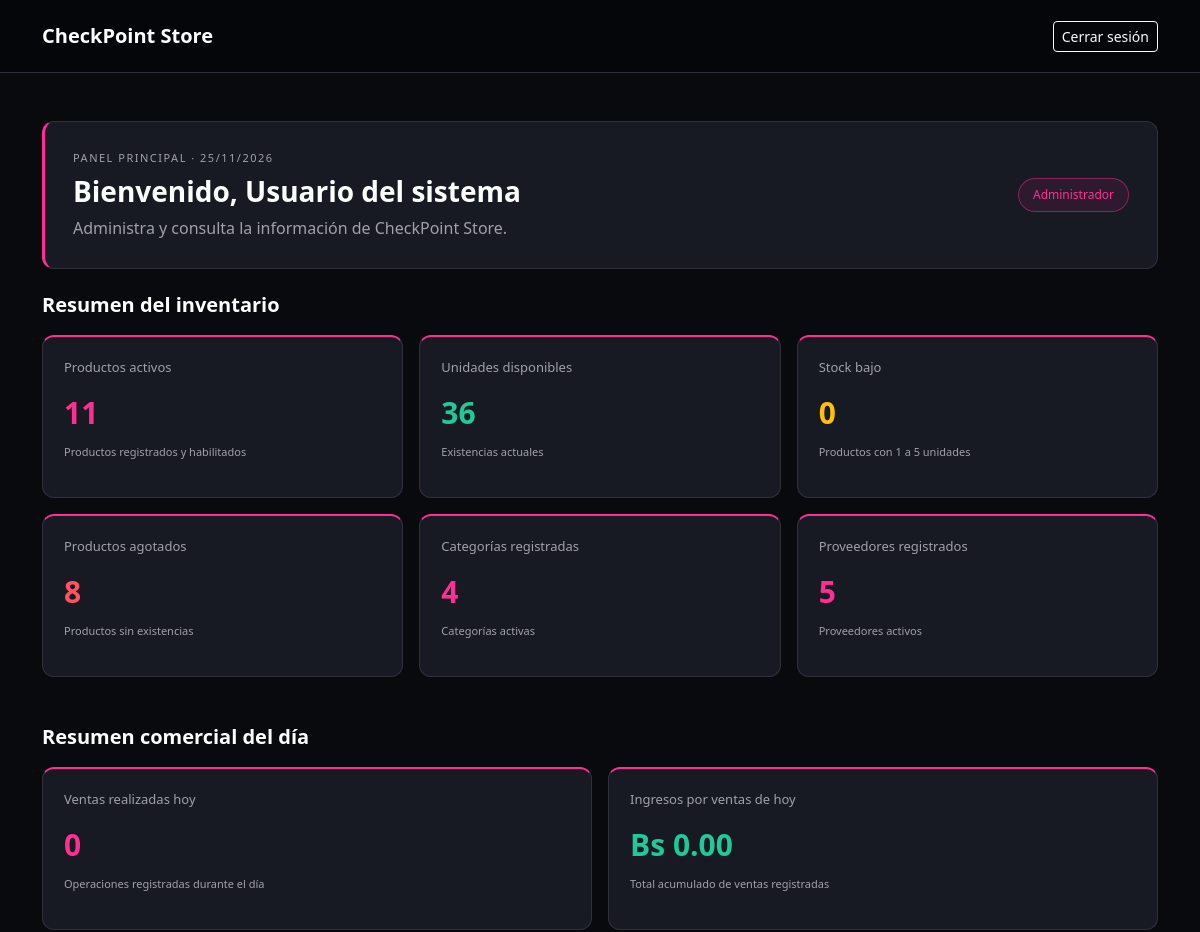
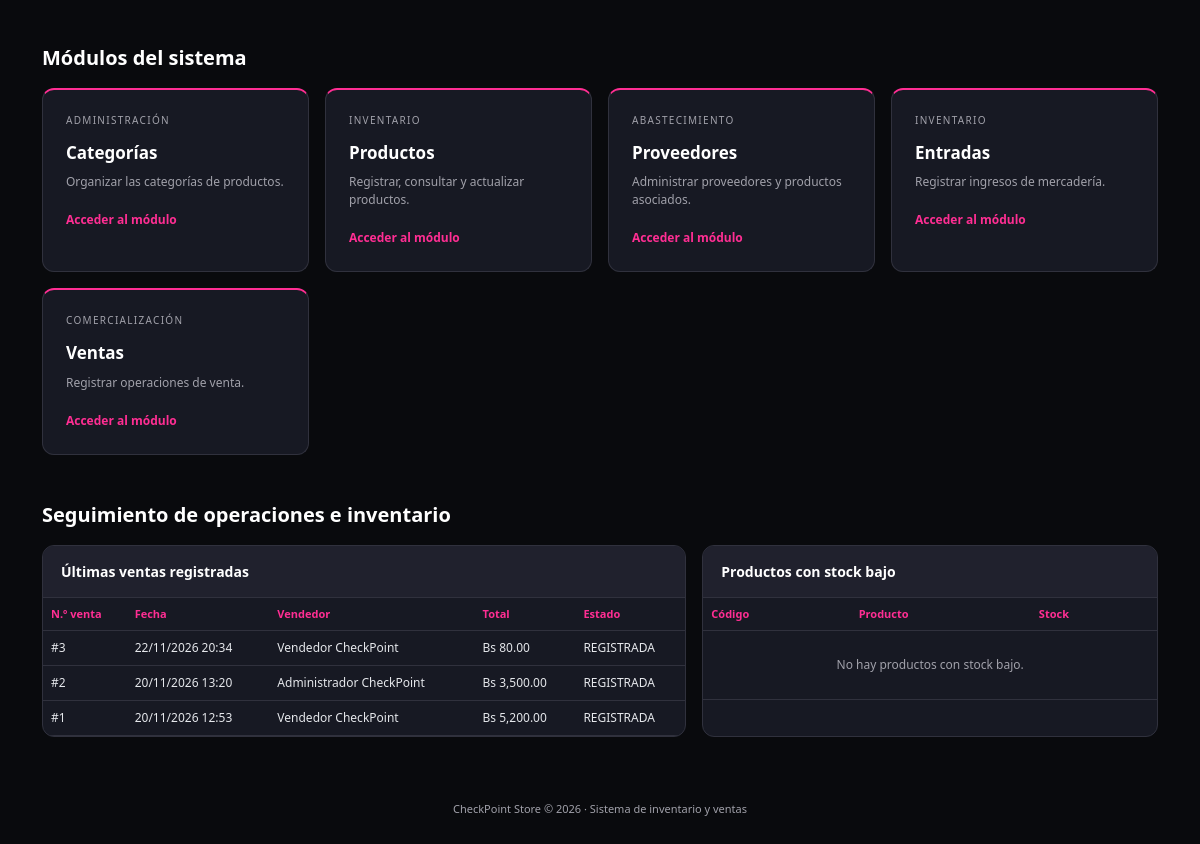
Page /dashboard.php (signed in) on the committed database (2 pictures, top to bottom).
### tables this page shows
CREATE TABLE `ventas` (
  `id_venta` int NOT NULL AUTO_INCREMENT,
  `id_usuario` int NOT NULL,
  `fecha` datetime DEFAULT CURRENT_TIMESTAMP,
  `total` decimal(12,2) NOT NULL DEFAULT '0.00',
  `metodo_pago` varchar(30) DEFAULT NULL,
  `observacion` text,
  `estado` varchar(20) NOT NULL DEFAULT 'REGISTRADA',
  PRIMARY KEY (`id_venta`),
  KEY `id_usuario` (`id_usuario`),
  CONSTRAINT `ventas_ibfk_1` FOREIGN KEY (`id_usuario`) REFERENCES `usuarios` (`id_usuario`)
);

CREATE TABLE `usuarios` (
  `id_usuario` int NOT NULL AUTO_INCREMENT,
  `id_rol` int NOT NULL,
  `nombre_completo` varchar(120) NOT NULL,
  `usuario` varchar(50) NOT NULL,
  `password_hash` varchar(255) NOT NULL,
  `correo` varchar(120) DEFAULT NULL,
  `estado` tinyint NOT NULL DEFAULT '1',
  `fecha_creacion` timestamp NULL DEFAULT CURRENT_TIMESTAMP,
  PRIMARY KEY (`id_usuario`),
  UNIQUE KEY `usuario` (`usuario`),
  KEY `fk_usuarios_roles` (`id_rol`),
  CONSTRAINT `fk_usuarios_roles` FOREIGN KEY (`id_rol`) REFERENCES `roles` (`id_rol`) ON DELETE RESTRICT ON UPDATE CASCADE
);

### config/auth.php (called while the page is built, shortened)
<?php
function appBasePath(): string {
    $script = str_replace(
        '\\',
        '/',
        $_SERVER['SCRIPT_NAME'] ?? ''
    );
    $base = rtrim(dirname($script), '/');
    $carpetas = [
        'categorias',
        'productos',
        'proveedores',
        'entradas',
        'ventas',
        'controladores'
    ];
    return ($base === '/' || $base === '.') ? '' : $base;
}
function appUrl(string $ruta = ''): string {
    return appBasePath() . '/' . ltrim($ruta, '/');
}

### dashboard.php (the view, shortened to what this page needs)
<?php
require_once __DIR__ . '/config/auth.php';
require_once __DIR__ . '/config/conexion.php';
$usuario = $_SESSION['usuario'];
$rol = $usuario['rol'] ?? '';
$nombre = $usuario['nombre_completo'] ?? 'Usuario';
$esAdmin = strcasecmp($rol, 'Administrador') === 0;
function dashEsc($v): string {
    return htmlspecialchars((string)$v, ENT_QUOTES, 'UTF-8');
}
$resumen = [
    'productos' => 0,
    'unidades' => 0,
    'stock_bajo' => 0,
    'agotados' => 0,
    'categorias' => 0,
    'proveedores' => 0
];
$ventasHoy = ['cantidad' => 0, 'total' => 0];
$ventasRecientes = [];
$productosBajoStock = [];
$errores = [];
try {
    $sql = "
        SELECT
            (SELECT COUNT(*) FROM productos WHERE estado=1) AS productos,
            (SELECT COALESCE(SUM(stock),0) FROM productos WHERE estado=1) AS unidades,
            (SELECT COUNT(*) FROM productos WHERE estado=1 AND stock BETWEEN 1 AND 5) AS stock_bajo,
            (SELECT COUNT(*) FROM productos WHERE estado=1 AND stock=0) AS agotados,
            (SELECT COUNT(*) FROM categorias WHERE estado=1) AS categorias,
            (SELECT COUNT(*) FROM proveedores WHERE estado=1) AS proveedores
    ";
    $datos = $conexion->query($sql)->fetch(PDO::FETCH_ASSOC);
    if ($datos) {
        foreach ($resumen as $campo => $valor) {
            $resumen[$campo] = (int)$datos[$campo];
        }
    }
} catch (Throwable $e) {
    error_log('Dashboard inventario: ' . $e->getMessage());
    $errores[] = 'No se pudo consultar el inventario.';
}
try {
    $sql = "
        SELECT COUNT(*) AS cantidad,
               COALESCE(SUM(total),0) AS total
        FROM ventas
        WHERE DATE(fecha)=CURDATE()
        AND estado='REGISTRADA'
    ";
    $ventasHoy = $conexion->query($sql)->fetch(PDO::FETCH_ASSOC) ?: $ventasHoy;
} catch (Throwable $e) {
    error_log('Dashboard ventas: ' . $e->getMessage());
    $errores[] = 'No se pudo cargar el resumen de ventas.';
}
try {
    $sql = "
        SELECT v.id_venta, v.fecha, v.total, v.estado,
               u.nombre_completo AS vendedor
        FROM ventas v
        INNER JOIN usuarios u ON v.id_usuario=u.id_usuario
        ORDER BY v.id_venta DESC
        LIMIT 5
    ";
    $ventasRecientes = $conexion->query($sql)->fetchAll(PDO::FETCH_ASSOC);
} catch (Throwable $e) {
    error_log('Dashboard historial: ' . $e->getMessage());
    $errores[] = 'No se pudieron consultar las últimas ventas.';
}
try {
    $sql = "
        SELECT codigo, nombre, stock
        FROM productos
        WHERE estado=1 AND stock BETWEEN 1 AND 5
        ORDER BY stock ASC, nombre ASC
        LIMIT 5
    ";
    $productosBajoStock = $conexion->query($sql)->fetchAll(PDO::FETCH_ASSOC);
} catch (Throwable $e) {
    error_log('Dashboard stock: ' . $e->getMessage());
    $errores[] = 'No se pudo consultar el stock bajo.';
}
?>
<!DOCTYPE html>
<html lang="es">
<head>
<link href="https://cdn.jsdelivr.net/npm/bootstrap@5.3.3/dist/css/bootstrap.min.css" rel="stylesheet">
</head>
<body>
<nav class="navbar navbar-dark">
    <div class="container-xl py-2">
        <a class="navbar-brand" href="dashboard.php">CheckPoint Store</a>
        <form method="POST" action="<?= dashEsc(appUrl('controladores/LogoutController.php')) ?>">
            <button type="submit" class="btn btn-outline-light btn-sm">Cerrar sesión</button>
        </form>
    </div>
</nav>
<main class="container-xl py-4 py-lg-5">
<section class="welcome-panel mb-4">
    <div class="d-flex flex-wrap justify-content-between align-items-center gap-3">
        <div>
            <div class="eyebrow mb-2">Panel principal · <?= date('d/m/Y') ?></div>
            <h1 class="h3 fw-bold mb-2">Bienvenido, <?= dashEsc($nombre) ?></h1>
            <p class="muted mb-0">Administra y consulta la información de CheckPoint Store.</p>
        </div>
        <span class="role-badge"><?= dashEsc($rol) ?></span>
    </div>
</section>
<section class="mb-5">
    <h2 class="section-title">Resumen del inventario</h2>
    <div class="row g-3">
        <?php
        $indicadores = [
            ['Productos activos',$resumen['productos'],'Productos registrados y habilitados','pink'],
            ['Unidades disponibles',$resumen['unidades'],'Existencias actuales','green'],
            ['Stock bajo',$resumen['stock_bajo'],'Productos con 1 a 5 unidades','yellow'],
            ['Productos agotados',$resumen['agotados'],'Productos sin existencias','red'],
            ['Categorías registradas',$resumen['categorias'],'Categorías activas','pink'],
            ['Proveedores registrados',$resumen['proveedores'],'Proveedores activos','pink']
        ];
        foreach ($indicadores as $item):
        ?>
        <div class="col-12 col-sm-6 col-xl-4">
            <article class="stat-card">
                <div class="stat-label"><?= dashEsc($item[0]) ?></div>
                <p class="stat-value <?= $item[3] ?>"><?= number_format((int)$item[1]) ?></p>
                <p class="stat-note"><?= dashEsc($item[2]) ?></p>
            </article>
        </div>
        <?php endforeach; ?>
    </div>
</section>
<section class="mb-5">
    <h2 class="section-title">Resumen comercial del día</h2>
    <div class="row g-3">
        <div class="col-md-6">
            <article class="stat-card">
                <div class="stat-label">Ventas realizadas hoy</div>
                <p class="stat-value pink"><?= number_format((int)$ventasHoy['cantidad']) ?></p>
                <p class="stat-note">Operaciones registradas durante el día</p>
            </article>
        </div>
        <div class="col-md-6">
            <article class="stat-card">
                <div class="stat-label">Ingresos por ventas de hoy</div>
                <p class="stat-value green">Bs <?= number_format((float)$ventasHoy['total'],2) ?></p>
                <p class="stat-note">Total acumulado de ventas registradas</p>
            </article>
        </div>
    </div>
</section>
<section class="mb-5">
    <h2 class="section-title">Módulos del sistema</h2>
    <div class="row g-3">
        <?php
        $modulos = [];
        if ($esAdmin) {
            $modulos = [
                ['Categorías','Administración','Organizar las categorías de productos.','categorias/index.php'],
                ['Productos','Inventario','Registrar, consultar y actualizar productos.','productos/index.php'],
                ['Proveedores','Abastecimiento','Administrar proveedores y productos asociados.','proveedores/index.php'],
                ['Entradas','Inventario','Registrar ingresos de mercadería.','entradas/index.php']
            ];
        }
        $modulos[] = ['Ventas','Comercialización','Registrar operaciones de venta.','ventas/index.php'];
        foreach ($modulos as $m):
        ?>
        <div class="col-12 col-sm-6 col-xl-3">
            <a class="module-card" href="<?= dashEsc(appUrl($m[3])) ?>">
                <div class="module-label"><?= dashEsc($m[1]) ?></div>
                <h3><?= dashEsc($m[0]) ?></h3>
                <p><?= dashEsc($m[2]) ?></p>
                <span class="module-action">Acceder al módulo</span>
            </a>
        </div>
        <?php endforeach; ?>
    </div>
</section>
<section>
    <h2 class="section-title">Seguimiento de operaciones e inventario</h2>
    <div class="row g-3">
        <div class="col-12 col-xl-7">
            <div class="content-card">
                <div class="content-header">Últimas ventas registradas</div>
                <div class="table-responsive">
                    <table class="table table-dashboard table-hover">
                        <thead>
                            <tr><th>N.º venta</th><th>Fecha</th><th>Vendedor</th><th>Total</th><th>Estado</th></tr>
                        </thead>
                        <tbody>
                        <?php if (!$ventasRecientes): ?>
                            <tr><td colspan="5" class="empty">No hay ventas registradas.</td></tr>
                        <?php else: foreach ($ventasRecientes as $v): ?>
                            <tr>
                                <td>#<?= (int)$v['id_venta'] ?></td>
                                <td><?= dashEsc(date('d/m/Y H:i',strtotime($v['fecha']))) ?></td>
                                <td><?= dashEsc($v['vendedor']) ?></td>
                                <td>Bs <?= number_format((float)$v['total'],2) ?></td>
                                <td><?= dashEsc($v['estado']) ?></td>
                            </tr>
                        <?php endforeach; endif; ?>
                        </tbody>
                    </table>
                </div>
            </div>
        </div>
        <div class="col-12 col-xl-5">
            <div class="content-card">
                <div class="content-header">Productos con stock bajo</div>
                <div class="table-responsive">
                    <table class="table table-dashboard table-hover">
                        <thead><tr><th>Código</th><th>Producto</th><th>Stock</th></tr></thead>
                        <tbody>
                        <?php if (!$productosBajoStock): ?>
                            <tr><td colspan="3" class="empty">No hay productos con stock bajo.</td></tr>
                        <?php else: foreach ($productosBajoStock as $p): ?>
                            <tr>
                                <td><?= dashEsc($p['codigo']) ?></td>
                                <td><?= dashEsc($p['nombre']) ?></td>
                                <td class="yellow"><?= (int)$p['stock'] ?></td>
                            </tr>
                        <?php endforeach; endif; ?>
                        </tbody>
                    </table>
                </div>
            </div>
        </div>
    </div>
</section>
<footer class="text-center mt-5 py-3">
    CheckPoint Store © <?= date('Y') ?> · Sistema de inventario y ventas
</footer>
</main>
</body>
</html>

### dashboard.php (style rules this page uses)
:root { --fondo:#090A0D; --panel:#171923; --header:#20212D; --borde:#30313D; --rosa:#FF2E93; --muted:#A1A1AA; --verde:#20C997; --amarillo:#FFC107; --rojo:#FF5263; }
body { background:var(--fondo); color:white; min-height:100vh; }
a { text-decoration:none; color:inherit; }
.navbar { background:#050609; border-bottom:1px solid var(--borde); }
.navbar-brand { color:white!important; font-weight:700; }
.welcome-panel,.stat-card,.module-card,.content-card { background:var(--panel); border:1px solid var(--borde); border-radius:12px; }
.welcome-panel { padding:28px; border-left:3px solid var(--rosa); }
.eyebrow { color:var(--muted); font-size:11px; letter-spacing:1.5px; text-transform:uppercase; }
.role-badge { color:var(--rosa); background:rgba(255,46,147,.10); border:1px solid rgba(255,46,147,.45); border-radius:20px; padding:7px 14px; font-size:12px; }
.muted { color:var(--muted); }
.section-title { font-size:20px; font-weight:700; margin-bottom:18px; }
.stat-card { padding:21px; height:100%; border-top:2px solid var(--rosa); transition:.2s; }
.stat-label { color:var(--muted); font-size:13px; margin-bottom:12px; }
.stat-value { font-size:30px; font-weight:750; margin:0; }
.stat-note { color:var(--muted); font-size:11px; margin-top:9px; }
.pink { color:var(--rosa); }
.green { color:var(--verde); }
.yellow { color:var(--amarillo); }
.red { color:var(--rojo); }
.module-card { display:block; padding:23px; height:100%; border-top:2px solid var(--rosa); transition:.2s; }
.module-label { color:var(--muted); font-size:10px; letter-spacing:1.3px; text-transform:uppercase; margin-bottom:15px; }
.module-card h3 { font-size:17px; font-weight:700; }
.module-card p { color:var(--muted); font-size:12px; margin:10px 0 15px; }
.module-action { color:var(--rosa); font-size:12px; font-weight:700; }
.content-card { overflow:hidden; height:100%; }
.content-header { background:var(--header); border-bottom:1px solid var(--borde); padding:15px 18px; font-size:14px; font-weight:700; }
.table-dashboard { --bs-table-bg:transparent; --bs-table-color:white; --bs-table-border-color:var(--borde); margin:0; font-size:12px; vertical-align:middle; }
.table-dashboard thead th { color:var(--rosa); font-size:11px; white-space:nowrap; }
.table-dashboard tbody td { color:#E5E7EB; }
.empty { text-align:center; padding:25px!important; color:var(--muted)!important; }
footer { color:var(--muted); font-size:11px; }

### rows in the picture
ventas: id_venta "3", fecha "22/11/2026 20:34", id_usuario.nombre_completo "Vendedor CheckPoint", total "80.00", estado "REGISTRADA"
ventas: id_venta "2", fecha "20/11/2026 13:20", id_usuario.nombre_completo "Administrador CheckPoint", total "3,500.00", estado "REGISTRADA"
ventas: id_venta "1", fecha "20/11/2026 12:53", id_usuario.nombre_completo "Vendedor CheckPoint", total "5,200.00", estado "REGISTRADA"

### other values in the picture
dashEsc($nombre) "Usuario del sistema"
dashEsc($rol) "Administrador"
dashEsc($item[0]) "Productos activos"
$item[1] "11"
dashEsc($item[2]) "Productos registrados y habilitados"
dashEsc($item[0]) "Unidades disponibles"
$item[1] "36"
dashEsc($item[2]) "Existencias actuales"
dashEsc($item[0]) "Stock bajo"
$item[1] "0"
dashEsc($item[2]) "Productos con 1 a 5 unidades"
dashEsc($item[0]) "Productos agotados"
$item[1] "8"
dashEsc($item[2]) "Productos sin existencias"
dashEsc($item[0]) "Categorías registradas"
